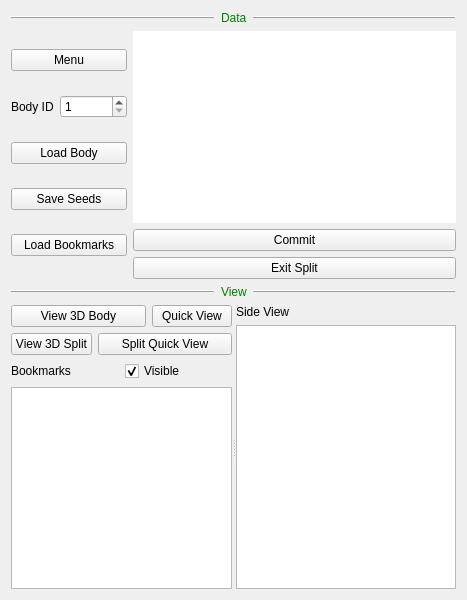
<?xml version="1.0" encoding="UTF-8"?>
<ui version="4.0">
 <class>FlyEmSplitControlForm</class>
 <widget class="QWidget" name="FlyEmSplitControlForm">
  <property name="geometry">
   <rect>
    <x>0</x>
    <y>0</y>
    <width>467</width>
    <height>600</height>
   </rect>
  </property>
  <property name="windowTitle">
   <string>Form</string>
  </property>
  <layout class="QVBoxLayout" name="verticalLayout_5">
   <item>
    <layout class="QHBoxLayout" name="horizontalLayout_3">
     <item>
      <widget class="Line" name="line_4">
       <property name="frameShadow">
        <enum>QFrame::Raised</enum>
       </property>
       <property name="lineWidth">
        <number>1</number>
       </property>
       <property name="orientation">
        <enum>Qt::Horizontal</enum>
       </property>
      </widget>
     </item>
     <item>
      <widget class="QLabel" name="label_3">
       <property name="sizePolicy">
        <sizepolicy hsizetype="Maximum" vsizetype="Preferred">
         <horstretch>0</horstretch>
         <verstretch>0</verstretch>
        </sizepolicy>
       </property>
       <property name="text">
        <string>&lt;font color=&quot;Green&quot;&gt;Data&lt;/font&gt;</string>
       </property>
       <property name="textFormat">
        <enum>Qt::AutoText</enum>
       </property>
      </widget>
     </item>
     <item>
      <widget class="Line" name="line">
       <property name="frameShadow">
        <enum>QFrame::Raised</enum>
       </property>
       <property name="lineWidth">
        <number>1</number>
       </property>
       <property name="orientation">
        <enum>Qt::Horizontal</enum>
       </property>
      </widget>
     </item>
    </layout>
   </item>
   <item>
    <layout class="QHBoxLayout" name="horizontalLayout_6">
     <item>
      <layout class="QVBoxLayout" name="verticalLayout_2">
       <item>
        <widget class="QPushButton" name="menuPushButton">
         <property name="text">
          <string>Menu</string>
         </property>
        </widget>
       </item>
       <item>
        <layout class="QHBoxLayout" name="horizontalLayout_5">
         <item>
          <widget class="QLabel" name="label_4">
           <property name="text">
            <string>Body ID</string>
           </property>
          </widget>
         </item>
         <item>
          <widget class="ZSpinBox" name="bodyIdSpinBox">
           <property name="minimum">
            <number>1</number>
           </property>
           <property name="maximum">
            <number>2147483647</number>
           </property>
          </widget>
         </item>
        </layout>
       </item>
       <item>
        <widget class="QPushButton" name="loadBodyPushButton">
         <property name="text">
          <string>Load Body</string>
         </property>
        </widget>
       </item>
       <item>
        <widget class="QPushButton" name="saveSeedPushButton">
         <property name="text">
          <string>Save Seeds</string>
         </property>
        </widget>
       </item>
       <item>
        <widget class="QPushButton" name="loadBookmarkButton">
         <property name="text">
          <string>Load Bookmarks</string>
         </property>
        </widget>
       </item>
      </layout>
     </item>
     <item>
      <layout class="QVBoxLayout" name="verticalLayout_4">
       <item>
        <widget class="QTextEdit" name="infoWidget">
         <property name="sizePolicy">
          <sizepolicy hsizetype="Expanding" vsizetype="Maximum">
           <horstretch>0</horstretch>
           <verstretch>0</verstretch>
          </sizepolicy>
         </property>
         <property name="focusPolicy">
          <enum>Qt::NoFocus</enum>
         </property>
         <property name="frameShape">
          <enum>QFrame::NoFrame</enum>
         </property>
         <property name="frameShadow">
          <enum>QFrame::Plain</enum>
         </property>
         <property name="lineWidth">
          <number>1</number>
         </property>
         <property name="lineWrapMode">
          <enum>QTextEdit::WidgetWidth</enum>
         </property>
         <property name="readOnly">
          <bool>true</bool>
         </property>
        </widget>
       </item>
       <item>
        <widget class="QPushButton" name="commitPushButton">
         <property name="text">
          <string>Commit</string>
         </property>
        </widget>
       </item>
       <item>
        <widget class="QPushButton" name="exitPushButton">
         <property name="text">
          <string>Exit Split</string>
         </property>
        </widget>
       </item>
      </layout>
     </item>
    </layout>
   </item>
   <item>
    <layout class="QHBoxLayout" name="horizontalLayout_4">
     <item>
      <widget class="Line" name="line_5">
       <property name="frameShadow">
        <enum>QFrame::Raised</enum>
       </property>
       <property name="lineWidth">
        <number>1</number>
       </property>
       <property name="orientation">
        <enum>Qt::Horizontal</enum>
       </property>
      </widget>
     </item>
     <item>
      <widget class="QLabel" name="label_5">
       <property name="sizePolicy">
        <sizepolicy hsizetype="Maximum" vsizetype="Preferred">
         <horstretch>0</horstretch>
         <verstretch>0</verstretch>
        </sizepolicy>
       </property>
       <property name="text">
        <string>&lt;font color=&quot;Green&quot;&gt;View&lt;/font&gt;</string>
       </property>
       <property name="textFormat">
        <enum>Qt::AutoText</enum>
       </property>
      </widget>
     </item>
     <item>
      <widget class="Line" name="line_2">
       <property name="frameShadow">
        <enum>QFrame::Raised</enum>
       </property>
       <property name="lineWidth">
        <number>1</number>
       </property>
       <property name="orientation">
        <enum>Qt::Horizontal</enum>
       </property>
      </widget>
     </item>
    </layout>
   </item>
   <item>
    <widget class="QSplitter" name="splitter">
     <property name="orientation">
      <enum>Qt::Horizontal</enum>
     </property>
     <widget class="QWidget" name="layoutWidget_2">
      <layout class="QVBoxLayout" name="verticalLayout">
       <item>
        <layout class="QGridLayout" name="gridLayout">
         <property name="topMargin">
          <number>0</number>
         </property>
         <property name="bottomMargin">
          <number>0</number>
         </property>
         <property name="horizontalSpacing">
          <number>-1</number>
         </property>
         <item row="0" column="0" colspan="2">
          <widget class="QPushButton" name="view3dBodyPushButton">
           <property name="text">
            <string>View 3D Body</string>
           </property>
          </widget>
         </item>
         <item row="0" column="2">
          <widget class="QPushButton" name="quickViewPushButton">
           <property name="text">
            <string>Quick View</string>
           </property>
          </widget>
         </item>
         <item row="1" column="0">
          <widget class="QPushButton" name="viewSplitPushButton">
           <property name="text">
            <string>View 3D Split</string>
           </property>
          </widget>
         </item>
         <item row="1" column="1" colspan="2">
          <widget class="QPushButton" name="viewResultQuickPushButton">
           <property name="sizePolicy">
            <sizepolicy hsizetype="Minimum" vsizetype="Fixed">
             <horstretch>0</horstretch>
             <verstretch>0</verstretch>
            </sizepolicy>
           </property>
           <property name="text">
            <string>Split Quick View</string>
           </property>
          </widget>
         </item>
        </layout>
       </item>
       <item>
        <layout class="QHBoxLayout" name="horizontalLayout_2">
         <item>
          <widget class="QLabel" name="label">
           <property name="text">
            <string>Bookmarks</string>
           </property>
          </widget>
         </item>
         <item>
          <widget class="QCheckBox" name="bookmarkVisibleCheckBox">
           <property name="text">
            <string>Visible</string>
           </property>
           <property name="checked">
            <bool>true</bool>
           </property>
          </widget>
         </item>
        </layout>
       </item>
       <item>
        <widget class="ZFlyEmBookmarkView" name="bookmarkView">
         <property name="sizePolicy">
          <sizepolicy hsizetype="Expanding" vsizetype="MinimumExpanding">
           <horstretch>0</horstretch>
           <verstretch>0</verstretch>
          </sizepolicy>
         </property>
         <property name="mouseTracking">
          <bool>false</bool>
         </property>
        </widget>
       </item>
      </layout>
     </widget>
     <widget class="QWidget" name="layoutWidget_3">
      <layout class="QVBoxLayout" name="verticalLayout_3">
       <item>
        <widget class="QLabel" name="sideViewLabel">
         <property name="text">
          <string>Side View</string>
         </property>
        </widget>
       </item>
       <item>
        <widget class="QGraphicsView" name="sideView"/>
       </item>
      </layout>
     </widget>
    </widget>
   </item>
  </layout>
 </widget>
 <customwidgets>
  <customwidget>
   <class>ZFlyEmBookmarkView</class>
   <extends>QTableView</extends>
   <header>flyem/zflyembookmarkview.h</header>
  </customwidget>
  <customwidget>
   <class>ZSpinBox</class>
   <extends>QSpinBox</extends>
   <header>zspinbox.h</header>
  </customwidget>
 </customwidgets>
 <resources/>
 <connections/>
</ui>
